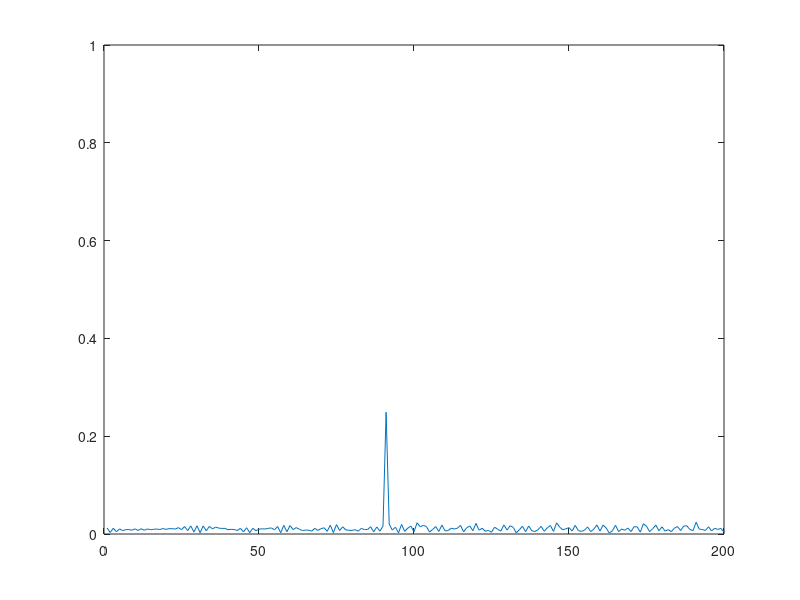
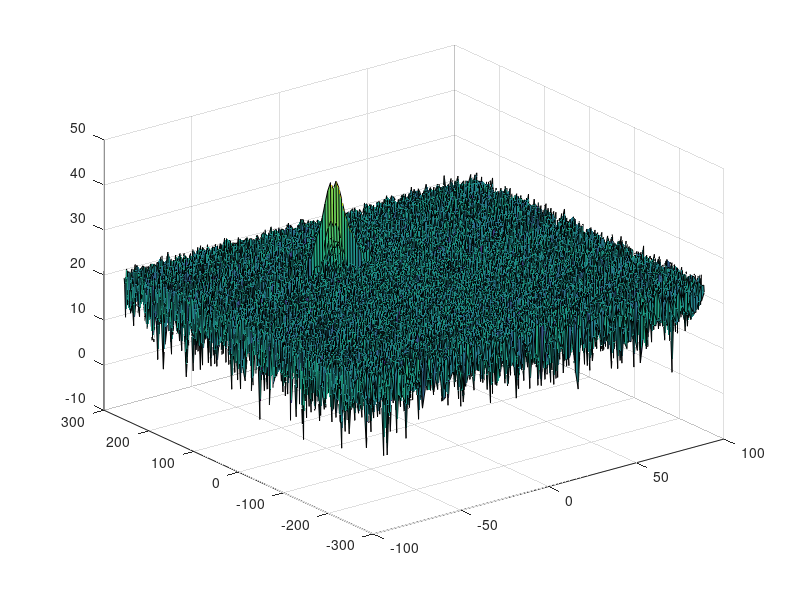

Write MATLAB code to recreate these figures, in order. (Note: this script raises an error after producing the figures.)
clear
clc
close all

%% 0. Radar Specifications 
%%%%%%%%%%%%%%%%%%%%%%%%%%%
% Frequency of operation = 77GHz
% Max Range = 200m
% Range Resolution = 1 m
% Max Velocity = 100 m/s
%%%%%%%%%%%%%%%%%%%%%%%%%%%

%% 1. User Defined Range and Velocity of target
 
target_initial_range = 90;    % targets initial position  [m] 
target_velocity = -25;        % targets constant velocity [m/s]


%% 2. FMCW Waveform Generation

% Design the FMCW waveform by giving the specs of each of its parameters.

% 2.1 Calculate the Bandwith (B)
speed_of_light = 3e8;               % speed of light [m/s]
range_res = 1;                      % radar range resolution [m]
B = speed_of_light/(2*range_res);   % Bandwidth

% 2.2 Calculate the Chirp Time (Tchirp)
max_range = 200;                            % radar maximum range [m]
Tchirp = 5.5*2*(max_range)/speed_of_light;  % chirp time [s]

% 2.3 Calculate the Slope (slope)
slope = B / Tchirp;

disp(slope);

% Additional factors
fc = 77e9;       % operating carrier frequency of Radar 
Nd = 128;        % number of chirps in one sequence
Nr = 1024;       % number of samples on each chirp. 

% Timestamp for running the displacement scenario for every sample on each chirp
t = linspace(0,Nd*Tchirp,Nr*Nd);    %total time for samples

% Creating the vectors for Tx, Rx and Mix based on the total samples input.
Tx  = zeros(1,length(t));   %transmitted signal
Rx  = zeros(1,length(t));   %received signal
Mix = zeros(1,length(t));   %beat signal

% Similar vectors for range_covered and time delay.
r_t = zeros(1,length(t));
td  = zeros(1,length(t));


%% 3. Signal generation and Moving Target simulation
% Running the radar scenario over the time. 

for i=1:length(t)         
    
    % 3.1 for each time stamp update the Range of the Target for constant velocity. 
    r_t(i) = target_initial_range + target_velocity * t(i);
    td(i)  = 2*r_t(i)/speed_of_light;
    
    % 3.2 for each time sample we need update the transmitted and received signal. 
    Tx(i) = cos(2*pi * (fc*t(i) + (slope*t(i)^2) / 2));
    Rx(i) = cos(2*pi * (fc*(t(i)-td(i)) + (slope*(t(i)-td(i))^2) / 2));
    
    % 3.3 now by mixing the Transmit and Receive generate the beat signal
    Mix(i) = Tx(i).*Rx(i);  
    
end


%% 4. Range Measurement

% 4.1 reshape the vector into Nr*Nd array. Nr and Nd here would also define the size of range and doppler FFT respectively.
Mix = reshape(Mix,[Nr,Nd]);

% 4.2 run the FFT on the beat signal along the range bins dimension (Nr) and normalize.
fftOutput = fft(Mix,Nr);
fftOutput = fftOutput./Nr;

% 4.3 take the absolute value of FFT output
fftOutputAbs = abs(fftOutput);  

% 4.4 output of FFT is double sided signal, but we are interested in only one side of the spectrum.
% Hence we throw out half of the samples.
fftOutputAbs = fftOutputAbs(1:(Nr/2));

% 4.5 plotting the range
figure('Name','Range from First FFT')
plot(fftOutputAbs);
axis ([0 200 0 1]);



%% 5. Range Doppler Response
% The 2D FFT implementation is already provided here. This will run a 2DFFT
% on the mixed signal (beat signal) output and generate a range doppler
% map. You will implement CFAR on the generated RDM

% Range Doppler Map Generation.

% The output of the 2D FFT is an image that has reponse in the range and
% doppler FFT bins. So, it is important to convert the axis from bin sizes
% to range and doppler based on their Max values.

Mix = reshape(Mix,[Nr,Nd]);

% 2D FFT using the FFT size for both dimensions.
sig_fft2 = fft2(Mix,Nr,Nd);

% taking just one side of signal from Range dimension.
sig_fft2 = sig_fft2(1:Nr/2,1:Nd);
sig_fft2 = fftshift (sig_fft2);
RDM = abs(sig_fft2);
RDM = 10*log10(RDM) ;

% use the surf function to plot the output of 2DFFT and to show axis in both dimensions
doppler_axis = linspace(-100,100,Nd);
range_axis = linspace(-200,200,Nr/2)*((Nr/2)/400);
figure,surf(doppler_axis,range_axis,RDM);


%% 6. CFAR implementation
%Slide Window through the complete Range Doppler Map

% 6.1 select the number of training cells in both the dimensions.
trainingCellsRange   = 8;       
trainingCellsDoppler = 8;       

% 6.2 select the number of Guard Cells in both dimensions around the cell under test (CUT) for accurate estimation
guardCellsRange   = 2; 
guardCellsDoppler = 2; 

% 6.3 offset the threshold by SNR value in dB
offset = 5;

% 6.4 design a loop such that it slides the CUT across range doppler map by
%     giving margins at the edges for Training and Guard Cells.
%
%For every iteration sum the signal level within all the training
%cells. To sum convert the value from logarithmic to linear using db2pow
%function. Average the summed values for all of the training
%cells used. After averaging convert it back to logarithimic using pow2db.
%
%Further add the offset to it to determine the threshold. Next, compare the
%signal under CUT with this threshold. If the CUT level > threshold assign
%it a value of 1, else equate it to 0.

cellRange   = trainingCellsRange + guardCellsRange;
cellDoppler = trainingCellsDoppler + guardCellsDoppler;

noise_level = ones(2*cellDoppler+1, 2*cellRange+1);

for i = trainingCellsDoppler + 1 : 2*cellDoppler+1
    for j = trainingCellsRange + 1 : 2*cellRange+1
        noise_level(i,j) = 0;
    end
end

noise_level = noise_level/sum(noise_level, 'all');
threshold   = pow2db(conv2(db2pow(RDM), noise_level, 'same')) + offset;
RDM         = double(RDM >= threshold);

% 6.5 The process above will generate a thresholded block, which is smaller 
%than the Range Doppler Map as the CUT cannot be located at the edges of
%matrix. Hence,few cells will not be thresholded. To keep the map size same
% set those values to 0. 

RDM(union(1:cellRange,end-(cellRange-1):end),:)     = 0;  % set row values to 0
RDM(:,union(1:cellDoppler,end-(cellDoppler-1):end)) = 0;  % set column values to 0 

% 6.6 display the CFAR output using the Surf function like we did for Range Doppler Response output.
figure('Name','2d CFAR')
surf(doppler_axis,range_axis,RDM);
colorbar;

 
 